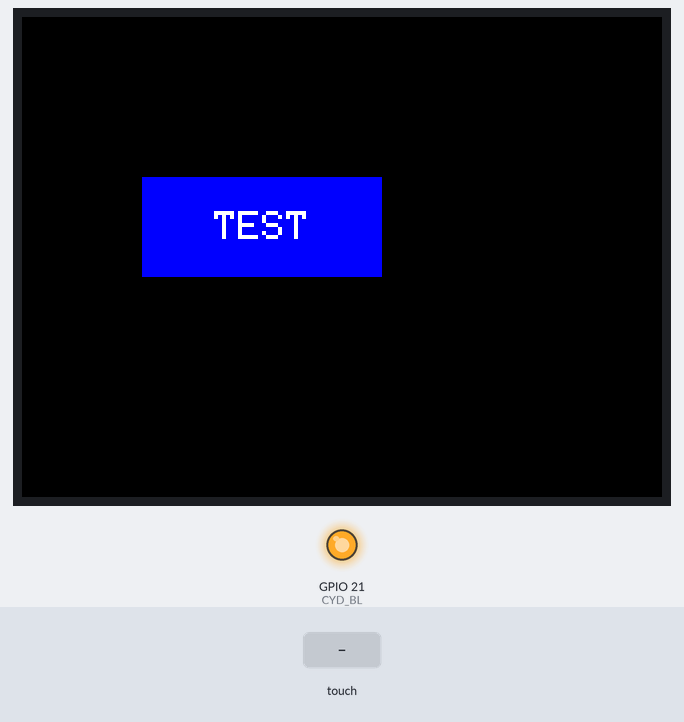
The sketch below on a simulated ESP32. Parts: 320×240 colour display, output pins drawn as LEDs (lit = HIGH). Inputs (shaded band) come from the test bench. What the sketch prints to the serial monitor is not drawn.

Above: at 1.4 s.
1.5 s: touch panel pressed at 38 % / 50 % of its raw x / y range
At 1.67 s:
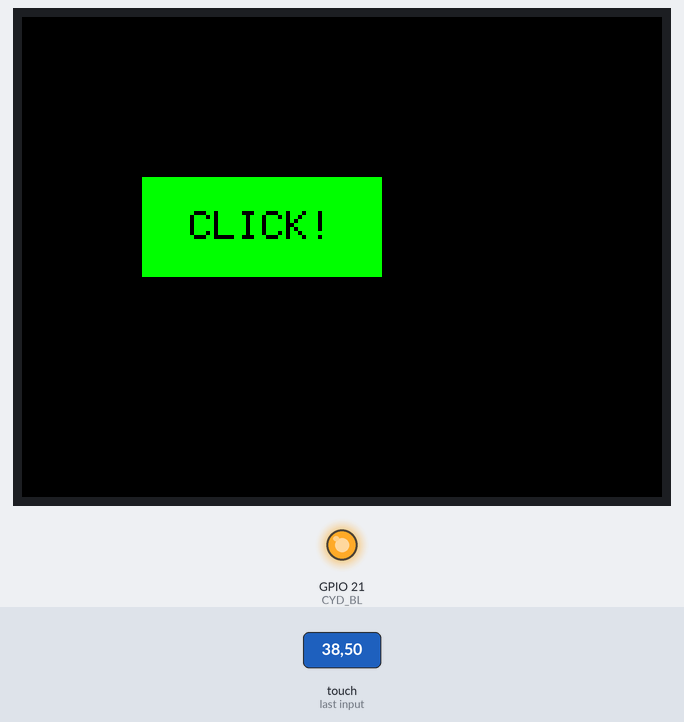
Timing chart, 0 to 4.5 s (numbered marks = the images above; inputs shaded):
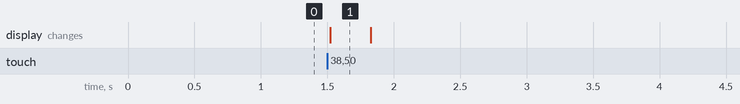

Measured:
- after the input at 1.5 s, the display: changes at once (image 1)

The sketch:

FreeRTOS_ESP32_CYD_Button.ino
```cpp
#include <SPI.h>
#include <TFT_eSPI.h>
#include <XPT2046_Touchscreen.h>

// กำหนดพินทัชสกรีนตามแผนผังรูปภาพตรงรุ่น [cite: 1]
#define XPT2046_CLK  25
#define XPT2046_CS   33
#define XPT2046_DIN  32
#define XPT2046_OUT  39
#define XPT2046_IRQ  36

// พินควบคุม Backlight จอ CYD
#define CYD_BL       21

// ประกาศอินสแตนซ์หน้าจอและระบบทัช [cite: 1]
TFT_eSPI tft = TFT_eSPI();
SPIClass touchSPI(VSPI); //[cite: 2]
XPT2046_Touchscreen touch(XPT2046_CS, XPT2046_IRQ); //[cite: 2]

// กำหนดพิกัดปุ่ม [cite: 2]
const int btnX = 60;
const int btnY = 80;
const int btnW = 120; //[cite: 3]
const int btnH = 50; //[cite: 3]

// ค่าสำหรับ Calibrate ทัชสกรีน [cite: 3]
#define TS_MINX 300 //[cite: 4]
#define TS_MAXX 3900 //[cite: 4]
#define TS_MINY 200 //[cite: 4]
#define TS_MAXY 3800 //[cite: 4]

// ประกาศ Task Handles ของ FreeRTOS
TaskHandle_t xGuiTaskHandle = NULL;
TaskHandle_t xLogicTaskHandle = NULL;

// ส่วนควบคุมแชร์ตัวแปรสถานะระหว่าง Task (Thread-Safe Flag)
volatile bool isButtonClicked = false;

// ฟังก์ชันต้นแบบสำหรับ Tasks
void vGuiTask(void * pvParameters);
void vLogicTask(void * pvParameters);

void setup() {
  Serial.begin(115200);

  // สั่งเปิดไฟ Backlight ของหน้าจอให้ติดสว่าง [cite: 5]
  pinMode(CYD_BL, OUTPUT); //[cite: 5]
  digitalWrite(CYD_BL, HIGH); //[cite: 5]

  // เริ่มต้นทำงานหน้าจอ
  tft.init();
  tft.setRotation(1); //[cite: 5]
  tft.fillScreen(TFT_BLACK); // ล้างหน้าจอเป็นสีดำ [cite: 6]

  // เริ่มต้นระบบบัส SPI แยกเฉพาะสำหรับทัชสกรีน [cite: 6]
  touchSPI.begin(XPT2046_CLK, XPT2046_OUT, XPT2046_DIN, XPT2046_CS); //[cite: 6]
  touch.begin(touchSPI); //[cite: 6]
  touch.setRotation(1); //[cite: 7]

  // วาดปุ่มทดสอบเริ่มต้น [cite: 7]
  tft.fillRect(btnX, btnY, btnW, btnH, TFT_BLUE);
  tft.setTextColor(TFT_WHITE);
  tft.setTextSize(2);
  tft.drawCentreString("TEST", btnX + (btnW / 2), btnY + (btnH / 2) - 8, 1); //[cite: 8]

  Serial.println("System Hardware Initialized.");

  // -------------------------------------------------------------------------
  // สร้าง FreeRTOS Tasks
  // -------------------------------------------------------------------------

  // 1. สร้าง Task สำหรับจัดการหน้าจอและทัชสกรีน (Priority 2, รันบน Core 1)
  xTaskCreatePinnedToCore(
    vGuiTask,           // ฟังก์ชันที่ทำงาน
    "GUI_Task",         // ชื่อ Task
    4096,               // Stack Size (Bytes)
    NULL,               // Parameters
    2,                  // Priority (สูงกว่างานเบื้องหลังเพื่อให้ทัชลื่นไหล)
    &xGuiTaskHandle,    // Task Handle
    1                   // Pin to Core 1
  );

  // 2. สร้าง Task สำหรับงานประมวลผลลอจิกอื่นๆ (Priority 1, รันบน Core 0)
  xTaskCreatePinnedToCore(
    vLogicTask,
    "Logic_Task",
    4096,
    NULL,
    1,                  // Priority ต่ำกว่าเล็กน้อยเพื่อไม่ให้กวนงาน UI
    &xLogicTaskHandle,
    0                   // Pin to Core 0 (ทำงานขนานกันโดยแท้จริง)
  );
}

// === Task 1: จัดการหน้าจอและการทัชสกรีน (Core 1) ===
void vGuiTask(void * pvParameters) {
  Serial.println("GUI Task Started on Core 1");

  for(;;) {
    if (touch.touched()) { //[cite: 9]
      TS_Point p = touch.getPoint(); //[cite: 9]

      int touchX = map(p.x, TS_MINX, TS_MAXX, 0, 320); //[cite: 10]
      int touchY = map(p.y, TS_MINY, TS_MAXY, 0, 240); //[cite: 10]

      // ตรวจสอบขอบเขตปุ่ม [cite: 11]
      if ((touchX >= btnX && touchX <= (btnX + btnW)) &&
          (touchY >= btnY && touchY <= (btnY + btnH))) { //[cite: 12]

        Serial.println("[EVENT] Button Clicked!"); //[cite: 12]

        // ยกธงสถานะขึ้น เพื่อแจ้งบอกให้อีก Core รับทราบ
        isButtonClicked = true;

        // เปลี่ยนสีปุ่มเป็นสีเขียวแจ้งเตือน [cite: 12]
        tft.fillRect(btnX, btnY, btnW, btnH, TFT_GREEN); //[cite: 13]
        tft.setTextColor(TFT_BLACK); //[cite: 13]
        tft.drawCentreString("CLICK!", btnX + (btnW / 2), btnY + (btnH / 2) - 8, 1); //[cite: 13]

        // ใน FreeRTOS ต้องใช้ vTaskDelay แทนการใช้ delay มาตรฐานเพื่อให้ระบบสลับไปทำงานอื่นได้
        vTaskDelay(pdMS_TO_TICKS(300)); //[cite: 14]

        // วาดปุ่มกลับเป็นสีน้ำเงินเหมือนเดิม [cite: 14]
        tft.fillRect(btnX, btnY, btnW, btnH, TFT_BLUE); //[cite: 14]
        tft.setTextColor(TFT_WHITE); //[cite: 14]
        tft.drawCentreString("TEST", btnX + (btnW / 2), btnY + (btnH / 2) - 8, 1); //[cite: 14]
      }
    }

    // พักเบรก Task 20ms เพื่อเปิดโอกาสให้ OS บริหารงานส่วนอื่น (ช่วยป้องกันปัญหา Watchdog Reset)
    vTaskDelay(pdMS_TO_TICKS(20));
  }
}

// === Task 2: งานประมวลผลลอจิก/คํานวณเบื้องหลัง (Core 0) ===
void vLogicTask(void * pvParameters) {
  Serial.println("Logic Task Started on Core 0");

  for(;;) {
    // ดักจับข้อมูล Flag ที่ถูกส่งมาจากฝั่ง GUI Task (Core 1)
    if (isButtonClicked) {
      Serial.println("[LOGIC] Core 0 acknowledged: Processing background trigger...");

      // >>> คุณสามารถใส่โค้ดประมวลผลหนักๆ หรือโค้ดส่งข้อมูล Wi-Fi/TCP ตรงส่วนนี้ได้ <<<

      isButtonClicked = false; // เคลียร์ Flag รอการกดครั้งต่อไป
    }

    vTaskDelay(pdMS_TO_TICKS(100)); // พักเบรกสำหรับงานลอจิกเบื้องหลัง 100ms
  }
}

void loop() {
  // สั่งยุติการทำงานของ loop() หลักทิ้งไป เพื่อยกงานทั้งหมดไปให้ระบระบบงาน Task ของ FreeRTOS บริหารโดยตรง
  vTaskDelete(NULL);
}
```
